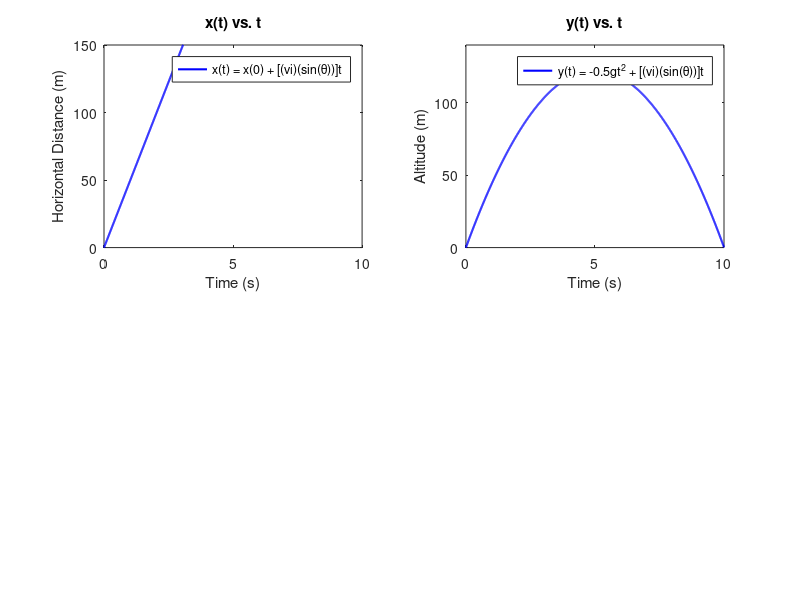

Write the MATLAB code that produced this figure.
clear;
clc;

FN = "Sean Velasco"
SN = "2019129183"
AT = "Preliminary Exam"

%% Question 6

% Variables 
t_stamp = 0:0.01:10;
t = 0:0.01:10;
x = 0;
y = 0;
v = 50.75; % v = 13 looks the same as the graph in questionaire
g = 9.8;
theta = 75;

%% Plot 1
subplot (2,2,1)
grid on
z = (x + (v*sind(theta))*t);
% Plot
plot(t_stamp, z, 'b', 'LineWidth',1.5)
xlim([0 10])
ylim([0 150])
yticks(0:50:150);
set(gca, 'Xtick', 0:5:10);
% Labels
title("x(t) vs. t")
legend("x(t) = x(0) + [(vi)(sin(θ))]t") 
xlabel('Time (s)')
ylabel('Horizontal Distance (m)')

%% Plot 2
subplot (2,2, 2)
grid on
z = -0.5*g*(t.^2) + (v*sind(theta))*t;
% Plot
plot(t_stamp, z, 'b', 'LineWidth',1.5)

yticks(0:50:150);
set(gca, 'Xtick', 0:5:10);
% Labels
title("y(t) vs. t")
legend("y(t) = -0.5gt^2 + [(vi)(sin(θ))]t") 
xlabel('Time (s)')
ylabel('Altitude (m)')


